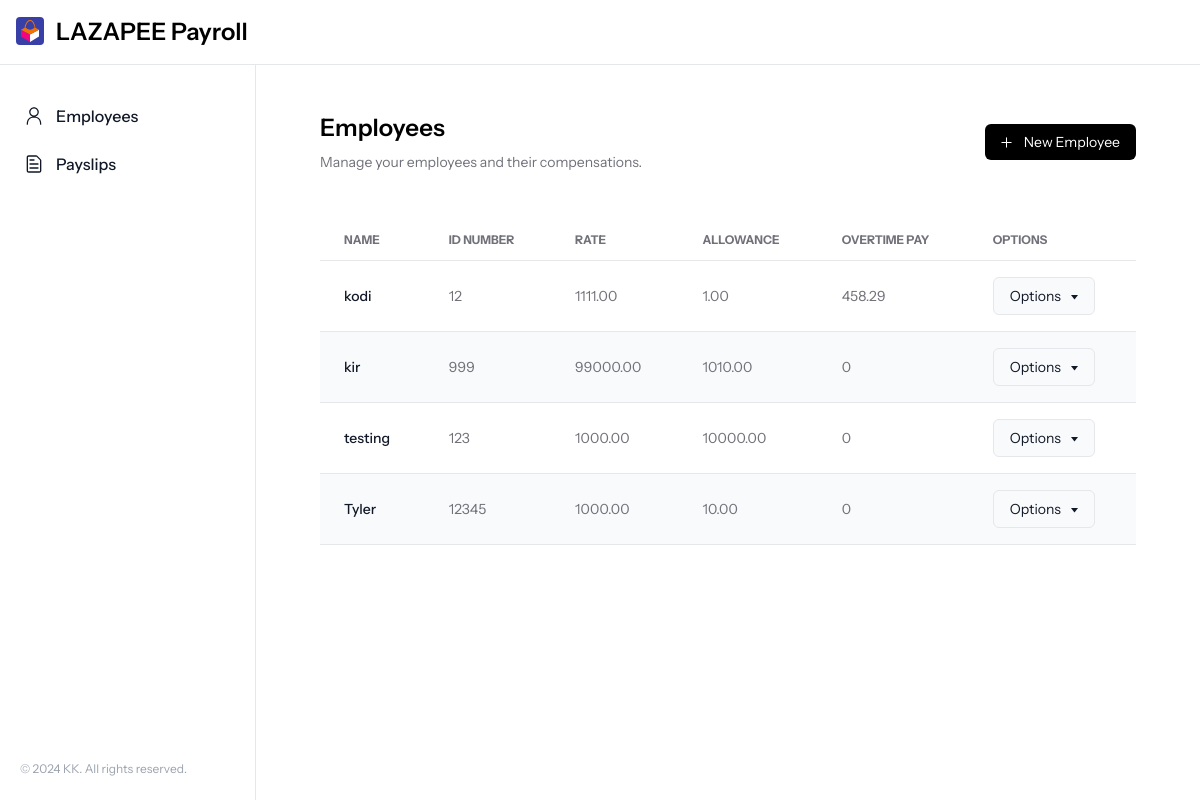
Before: / with the older database file.
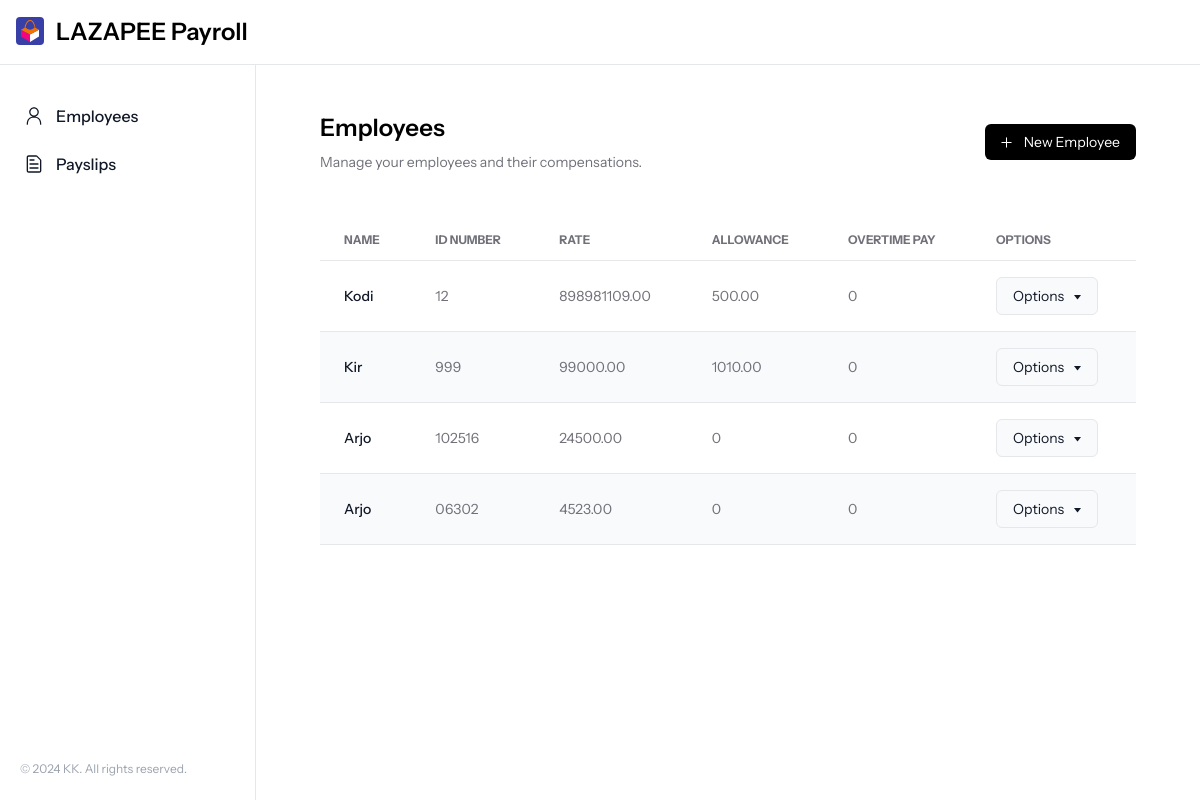
After: the same page with the newer database file.
### payroll_app/models.py (models this page shows, shortened)
class Employee(models.Model):
    name = models.CharField(max_length=255)
    id_number = models.CharField(max_length=20, unique=True)
    rate = models.FloatField()
    overtime_pay = models.FloatField(null=True, blank=True)
    allowance = models.FloatField(null=True, blank=True)

### payroll_app/views.py (the view, shortened to what this page needs)
# urls.py: path('', views.employees, name='employees'),
def employees(request):
    employees_list = Employee.objects.all()
    context = {'employees': employees_list}
    return render(request, 'payroll_app/employees.html', context)

### payroll_app/templates/payroll_app/employees.html (shortened to what this page needs)
{% extends 'payroll_app/base.html' %}
{% load static %}
{% block content %}
<div class="flex items-center justify-between mb-12">
    <div>
        <span class="text-2xl font-semibold">Employees</span>
        <p class="text-sm pt-2 text-[#71717A]">Manage your employees and their compensations.</p>
    </div>
    <div>
        <a href="{% url 'create_employee' %}"
            class="flex items-center rounded-md text-sm bg-black text-white px-4 py-2 hover:bg-[#1B1B1B]">
            New Employee
        </a>
    </div>
</div>
<div class="relative overflow-x-auto">
    <table class="w-full text-sm text-left text-[#71717A] mb-10 z-10">
        <thead class="text-xs text-[#71717A] uppercase border-b">
            <tr>
                <th scope="col" class="px-6 py-3">
                    Name
                </th>
                <th scope="col" class="px-6 py-3">
                    ID Number
                </th>
                <th scope="col" class="px-6 py-3">
                    Rate
                </th>
                <th scope="col" class="px-6 py-3">
                    Allowance
                </th>
                <th scope="col" class="px-6 py-3">
                    Overtime Pay
                </th>
                <th scope="col" class="px-6 py-3">
                    Options
                </th>
            </tr>
        </thead>
        <tbody>
            {% for employee in employees %}
            <tr class="odd:bg-white even:bg-gray-50 border-b">
                <th scope="row" class="px-6 py-4 font-medium text-gray-900 whitespace-nowrap">
                    {{ employee.name }}
                </th>
                <td class="px-6 py-4">
                    {{ employee.id_number }}
                </td>
                <td class="px-6 py-4">
                    {{ employee.rate | floatformat:2 }}
                </td>
                <td class="px-6 py-4">
                    {% if employee.allowance == 0 or employee.allowance is None %}
                    0
                    {% else %}
                    {{ employee.allowance|floatformat:2 }}
                    {% endif %}
                </td>
                <td class="px-6 py-4">
                    {% if employee.overtime_pay == 0 or employee.overtime_pay is None %}
                    0
                    {% else %}
                    {{ employee.overtime_pay|floatformat:2 }}
                    {% endif %}
                </td>
                <td class="px-6 py-4">
                    <div class="relative">
                        <button onclick="toggleDropdown('{{ employee.id_number }}')"
                            class="flex items-center bg-gray-50 border hover:bg-gray-100 border-gray-200 px-4 py-2 rounded-md text-gray-900">
                            Options
                            <svg class="ml-1.5 -mr-1" width="15" height="15" viewBox="0 0 15 15" fill="none"
                                xmlns="http://www.w3.org/2000/svg">
                                <path d="M4 6H11L7.5 10.5L4 6Z" fill="currentColor"></path>
                            </svg>
                        </button>
                    </div>
                </td>
            </tr>
            {% endfor %}
        </tbody>
    </table>
</div>
{% endblock %}

### payroll_app/templates/payroll_app/base.html (shortened to what this page needs)
{% load static tailwind_tags %}
<html lang="en">
<head>
   {% tailwind_css %}
</head>
<body>
   <nav class="fixed top-0 z-50 w-full bg-white border-b border-gray-200">
      <div class="px-3 py-4 lg:px-5 lg:pl-3">
         <div class="flex items-center">
            <div class="flex items-center justify-start rtl:justify-end h-full">
               <a href="/" class="flex ms-1 md:me-24 items-center">
                  <span class="ml-2 text-xl font-semibold sm:text-2xl whitespace-nowrap">LAZAPEE Payroll</span>
               </a>
            </div>
         </div>
      </div>
   </nav>
   <aside
      class="fixed top-0 left-0 z-40 w-64 h-screen pt-24 bg-white border-r border-gray-200 flex flex-col justify-between"
      aria-label="Sidebar">
      <div class="h-full px-4 pb-4 overflow-y-auto bg-white">
         <ul class="space-y-2 font-medium">
            <li>
               <a href="/" class="flex items-center p-2 text-gray-900 rounded-lg hover:bg-gray-100 group">
                  <span class="ms-3">Employees</span>
               </a>
            </li>
            <li>
               <a href="{% url 'payslips' %}"
                  class="flex items-center p-2 text-gray-900 rounded-lg hover:bg-gray-100 group">
                  <span class="flex-1 ms-3 whitespace-nowrap">Payslips</span>
               </a>
            </li>
         </ul>
      </div>
      <div class="px-5 pb-6 overflow-y-auto">
         <span class="text-xs text-gray-400 font-light">&copy; 2024 KK. All rights reserved.</span>
      </div>
   </aside>
   <div class="py-8 px-12 ml-64">
      <div class="p-4 mt-16">
         {% block content %}
         {% endblock %}
      </div>
   </div>
</body>
</html>

### payroll_app/templates/payroll_app/base.html (style rules this page uses)
body { font-family: "Instrument Sans", sans serif; }

Changed rows visible on the page:
removed Employee: name "testing", id_number "123", rate "1000.00", allowance "10000.00", overtime_pay "0"
removed Employee: name "Tyler", id_number "12345", rate "1000.00", allowance "10.00", overtime_pay "0"
changed Employee: name "kodi" → "Kodi"; rate "1111.00" → "898981109.00"; allowance "1.00" → "500.00"; overtime_pay "458.29" → (not shown); now shows "0"
changed Employee: name "kir" → "Kir"
added Employee: name "Arjo", id_number "102516", rate "24500.00", overtime_pay "0"
added Employee: name "Arjo", id_number "06302", rate "4523.00", overtime_pay "0"
